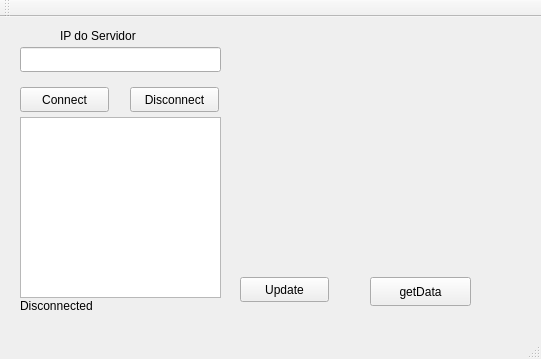
<?xml version="1.0" encoding="UTF-8"?>
<ui version="4.0">
 <class>MainWindow</class>
 <widget class="QMainWindow" name="MainWindow">
  <property name="geometry">
   <rect>
    <x>0</x>
    <y>0</y>
    <width>541</width>
    <height>359</height>
   </rect>
  </property>
  <property name="windowTitle">
   <string>MainWindow</string>
  </property>
  <widget class="QWidget" name="centralWidget">
   <widget class="QPushButton" name="pushButtonGet">
    <property name="geometry">
     <rect>
      <x>370</x>
      <y>260</y>
      <width>101</width>
      <height>29</height>
     </rect>
    </property>
    <property name="text">
     <string>getData</string>
    </property>
   </widget>
   <widget class="QLabel" name="label">
    <property name="geometry">
     <rect>
      <x>60</x>
      <y>10</y>
      <width>101</width>
      <height>17</height>
     </rect>
    </property>
    <property name="text">
     <string>IP do Servidor</string>
    </property>
    <property name="scaledContents">
     <bool>false</bool>
    </property>
    <property name="wordWrap">
     <bool>false</bool>
    </property>
   </widget>
   <widget class="QPushButton" name="pushButton_Connect">
    <property name="geometry">
     <rect>
      <x>20</x>
      <y>70</y>
      <width>89</width>
      <height>25</height>
     </rect>
    </property>
    <property name="text">
     <string>Connect</string>
    </property>
   </widget>
   <widget class="QPushButton" name="pushButton_Disconnect">
    <property name="geometry">
     <rect>
      <x>130</x>
      <y>70</y>
      <width>89</width>
      <height>25</height>
     </rect>
    </property>
    <property name="text">
     <string>Disconnect</string>
    </property>
   </widget>
   <widget class="QLineEdit" name="lineEdit_IP">
    <property name="geometry">
     <rect>
      <x>20</x>
      <y>30</y>
      <width>201</width>
      <height>25</height>
     </rect>
    </property>
   </widget>
   <widget class="QLabel" name="label_Status">
    <property name="geometry">
     <rect>
      <x>20</x>
      <y>280</y>
      <width>91</width>
      <height>17</height>
     </rect>
    </property>
    <property name="text">
     <string>Disconnected</string>
    </property>
   </widget>
   <widget class="QListWidget" name="listWidget">
    <property name="geometry">
     <rect>
      <x>20</x>
      <y>100</y>
      <width>201</width>
      <height>181</height>
     </rect>
    </property>
   </widget>
   <widget class="QPushButton" name="pushButton_Listar">
    <property name="geometry">
     <rect>
      <x>240</x>
      <y>260</y>
      <width>89</width>
      <height>25</height>
     </rect>
    </property>
    <property name="text">
     <string>Update</string>
    </property>
   </widget>
   <widget class="Plotter" name="widget" native="true">
    <property name="geometry">
     <rect>
      <x>270</x>
      <y>30</y>
      <width>211</width>
      <height>201</height>
     </rect>
    </property>
    <property name="autoFillBackground">
     <bool>true</bool>
    </property>
   </widget>
  </widget>
  <widget class="QMenuBar" name="menuBar">
   <property name="geometry">
    <rect>
     <x>0</x>
     <y>0</y>
     <width>541</width>
     <height>22</height>
    </rect>
   </property>
  </widget>
  <widget class="QToolBar" name="mainToolBar">
   <attribute name="toolBarArea">
    <enum>TopToolBarArea</enum>
   </attribute>
   <attribute name="toolBarBreak">
    <bool>false</bool>
   </attribute>
  </widget>
  <widget class="QStatusBar" name="statusBar"/>
 </widget>
 <layoutdefault spacing="6" margin="11"/>
 <customwidgets>
  <customwidget>
   <class>Plotter</class>
   <extends>QWidget</extends>
   <header>plotter.h</header>
   <container>1</container>
  </customwidget>
 </customwidgets>
 <resources/>
 <connections/>
</ui>
